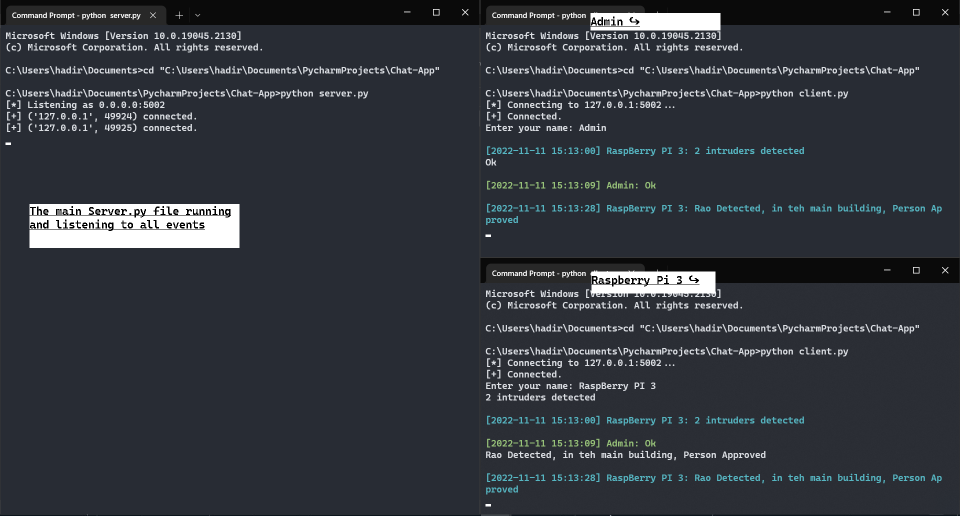
#> input picture Bot/Bot Server and Client Example.png, 1920 x 1031 px, given in place of the camera (shown at 1/2 size)
$ python Alarm_system.py
#> lines starting #> are read from the running program, lines starting #| are printed output that depends on the picture
import cv2
import imutils

import threading
import winsound

from rich import box
from rich import print
from rich.panel import Panel

cap = cv2.VideoCapture(0, cv2.CAP_DSHOW)

cap.set(cv2.CAP_PROP_FRAME_WIDTH, 640)
cap.set(cv2.CAP_PROP_FRAME_HEIGHT, 480)

_, start_frame = cap.read()
#> start_frame is the input picture: shape (1031, 1920, 3); mean B, G, R 60.9, 54.1, 50
start_frame = imutils.resize(start_frame, width = 500)
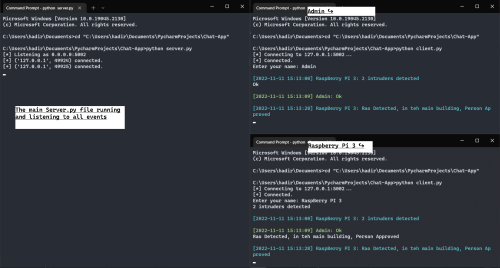
#> start_frame: shape (268, 500, 3); mean B, G, R 61, 54.1, 50
start_frame = cv2.cvtColor(start_frame, cv2.COLOR_BGR2GRAY)
#> start_frame: shape (268, 500)
start_frame = cv2.GaussianBlur(start_frame, (21, 21), 0)
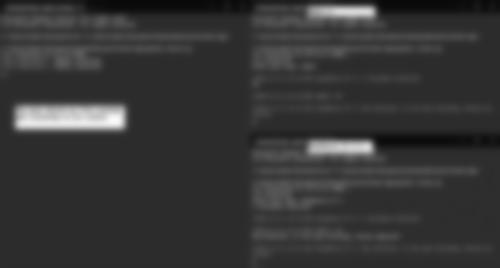
#> start_frame: shape (268, 500); min 10, max 251, mean 53.9

alarm = False
alarm_mode = False
alarm_counter = 0

def alarm_bleep():
    global alarm
    for _ in range(5):
        if not alarm_mode:
            break
        print(Panel("[b]ALARM !!", title = "[b]ALERT 🟥", title_align = "left", box = box.SQUARE, border_style = "bold red"))
        winsound.Beep(2500, 100)
    alarm = False

while True:
    _, frame = cap.read()
    frame = imutils.resize(frame, width=500)

    if alarm_mode:
        frame_bw = cv2.cvtColor(frame, cv2.COLOR_BGR2GRAY)
        frame_bw = cv2.GaussianBlur(frame_bw, (5, 5), 0)

        difference = cv2.absdiff(frame_bw, start_frame)
        threshold = cv2.threshold(difference, 25, 255, cv2.THRESH_BINARY)[1]
        start_frame = frame_bw

        if threshold.sum() > 300:
            alarm_counter += 1
        else:
            if alarm_counter > 0:
                alarm_counter -= 1

        cv2.imshow("Camera", threshold)
    else:
        cv2.imshow("Camera", frame)

    if alarm_counter > 20:
        if not alarm:
            alarm = True
            threading.Thread(target = alarm_bleep).start()

    key_pressed = cv2.waitKey(30)
#> (key q is pressed here)


    if key_pressed == ord("t"):
        alarm_mode = not alarm_mode
        alarm_counter = 0
    if key_pressed == ord("q"):
        alarm_mode = False
        break


cap.release()
#> (the run stopped early here; a loop or call above may not have finished)
